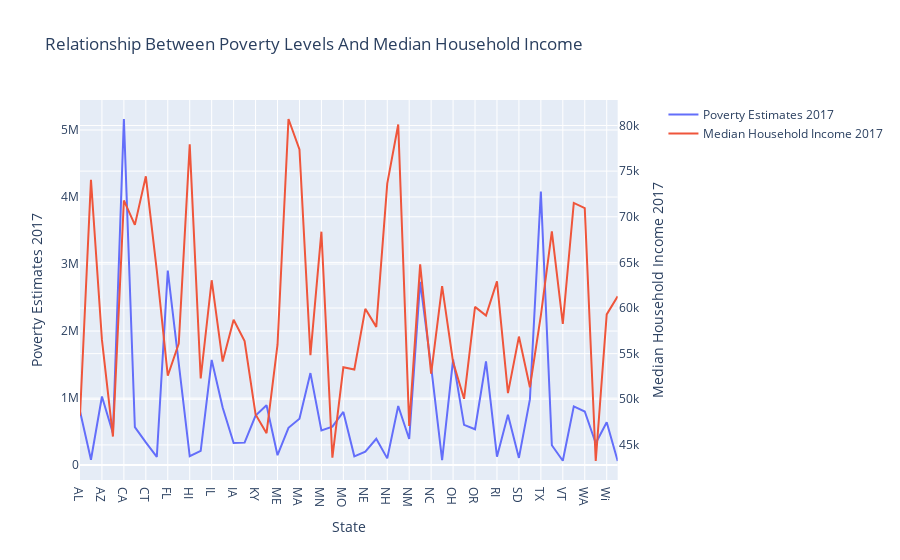

Notebook cell for this chart:
### Code cell
import plotly.graph_objects as go
from plotly.subplots import make_subplots

# Create figure with secondary y-axis
fig = make_subplots(specs=[[{"secondary_y": True}]])

# Add traces
fig.add_trace(
    go.Scatter(x=states['State'], y=states['POVALL_2017'], name="Poverty Estimates 2017"),
    secondary_y=False,
)

fig.add_trace(
    go.Scatter(x=states['State'], y=states['MEDHHINC_2017'], name="Median Household Income 2017"),
    secondary_y=True,
)

# Add figure title
fig.update_layout(
    title_text="Relationship Between Poverty Levels And Median Household Income"
)

# Set x-axis title
fig.update_xaxes(title_text="State")

# Set y-axes titles
fig.update_yaxes(title_text="Poverty Estimates 2017", secondary_y=False)
fig.update_yaxes(title_text="Median Household Income 2017", secondary_y=True)

fig.show()

### Figure 1 — Plotly figure (JSON) as saved in the notebook; plotly's stock layout.template omitted (floating-point values rounded to 4 significant figures)
{"data": [{"name": "Poverty Estimates 2017", "type": "scatter", "x": ["AL", "AK", "AZ", "AR", "CA", "CO", "CT", "DE", "FL", "GA", "HI", "ID", "IL", "IN", "IA", "KS", "KY", "LA", "ME", "MD", "MA", "MI", "MN", "MS", "MO", "MT", "NE", "NV", "NH", "NJ", "NM", "NY", "NC", "ND", "OH", "OK", "OR", "PA", "RI", "SC", "SD", "TN", "TX", "UT", "VT", "VA", "WA", "WV", "Wi", "WY"], "xaxis": "x", "y": [802263, 79428, 1023337, 475883, 5164169, 566118, 338651, 121592, 2901876, 1536069, 132201, 211937, 1568670, 860753, 328629, 335371, 738563, 893827, 147413, 556549, 692943, 1373358, 517348, 573717, 793001, 130616, 198984, 392857, 100550, 882132, 388790, 2735578, 1468032, 74057, 1575401, 600911, 534846, 1548557, 125208, 750359, 107522, 980394, 4080377, 296138, 65068, 876438, 799675, 326502, 640174, 61319], "yaxis": "y"}, {"name": "Median Household Income 2017", "type": "scatter", "x": ["AL", "AK", "AZ", "AR", "CA", "CO", "CT", "DE", "FL", "GA", "HI", "ID", "IL", "IN", "IA", "KS", "KY", "LA", "ME", "MD", "MA", "MI", "MN", "MS", "MO", "MT", "NE", "NV", "NH", "NJ", "NM", "NY", "NC", "ND", "OH", "OK", "OR", "PA", "RI", "SC", "SD", "TN", "TX", "UT", "VT", "VA", "WA", "WV", "Wi", "WY"], "xaxis": "x", "y": [48193, 74058, 56508, 45916, 71785, 69113, 74428, 64085, 52582, 56117, 77936, 52280, 63044, 54134, 58706, 56382, 48332, 46283, 55980, 80711, 77385, 54840, 68364, 43595, 53506, 53262, 59913, 57932, 73638, 80106, 47086, 64783, 52797, 62400, 54077, 50051, 60123, 59165, 62923, 50675, 56871, 51319, 59195, 68395, 58271, 71518, 70942, 43238, 59300, 61279], "yaxis": "y2"}], "layout": {"title": {"text": "Relationship Between Poverty Levels And Median Household Income"}, "xaxis": {"anchor": "y", "domain": [0, 0.94], "title": {"text": "State"}}, "yaxis": {"anchor": "x", "domain": [0, 1], "title": {"text": "Poverty Estimates 2017"}}, "yaxis2": {"anchor": "x", "overlaying": "y", "side": "right", "title": {"text": "Median Household Income 2017"}}}}
